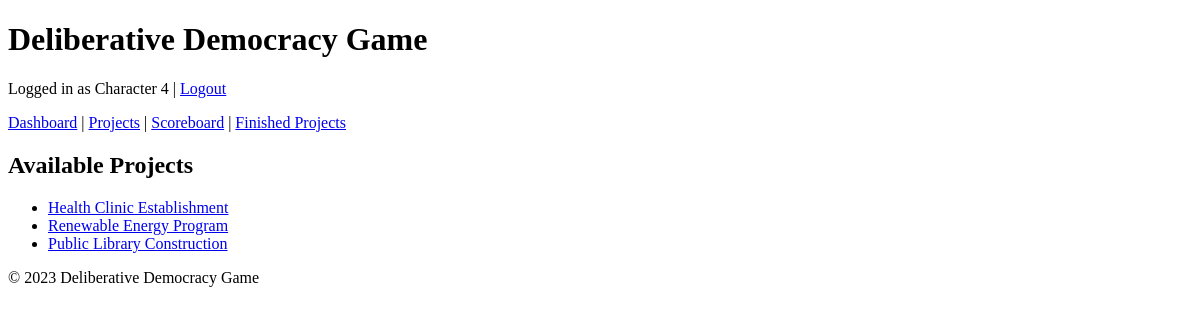
Page /projects (signed in) on the earlier database version.
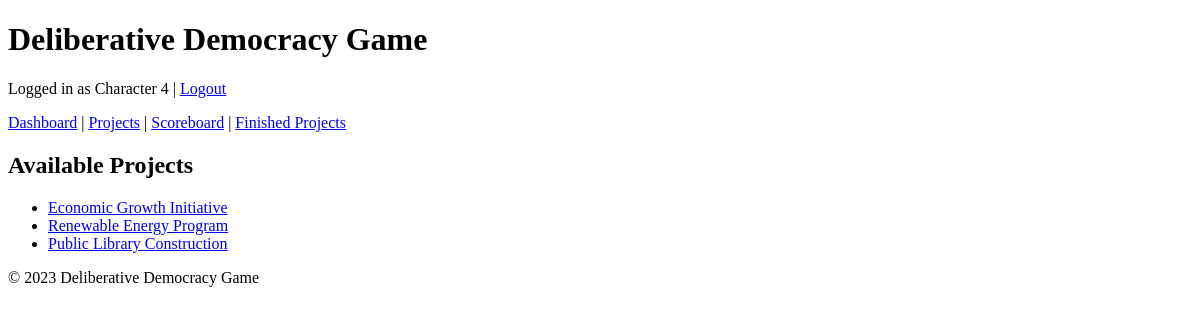
Same page on the later database version.
### app/models.py (models this page shows, shortened)
class Project(db.Model):
    __tablename__ = "projects"
    id = db.Column(db.Integer, primary_key=True)
    name = db.Column(db.String(128), nullable=False)
    description = db.Column(db.Text, nullable=True)
    outcomes = db.Column(db.Text, nullable=True)
    required_resources = db.Column(db.Text, nullable=True)
    is_completed = db.Column(db.Boolean, default=False)

### app/routes.py (the view)
@main.route("/projects")
@login_required
def project_list():
    projects = Project.query.filter_by(is_completed=False).all()
    return render_template("project_list.html", projects=projects)

### app/routes.py (called while the page is built)
@login_manager.user_loader
def load_user(user_id):
    return User.query.get(int(user_id))

### app/templates/project_list.html (shortened to what this page needs)
{% extends "base.html" %}
{% block content %}
<h2>Available Projects</h2>
<ul>
    {% for project in projects %}
    <li>
        <a href="{{ url_for('main.project_detail', project_id=project.id) }}">{{ project.name }}</a>
    </li>
    {% endfor %}
</ul>
{% endblock %}

Differences in the rows shown:
no longer on this page (row edited): Project: name "Health Clinic Establishment"
now on this page (row edited): Project: name "Economic Growth Initiative"
